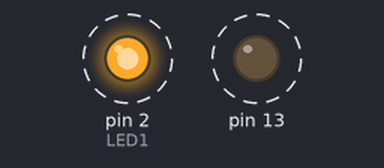
The sketch below on a simulated Arduino Uno, built with avr-gcc and run on an emulated ATmega328P. Shown: output pins drawn as LEDs (lit = HIGH). Dashed ring = blinking.

Above: at 0.5 s.
Timing chart, 0 to 4.6 s (numbered marks = the images above):
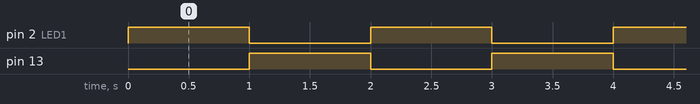

Measured:
- by itself, pin 2 (LED1), pin 13: alternates HIGH for 1.0 s and LOW for 1.0 s

The sketch:

Blink_NodeMCU.ino
```cpp
#define LED1 2

void setup() {
  pinMode(LED1, OUTPUT);
  pinMode(LED_BUILTIN, OUTPUT);     // Initialize the LED_BUILTIN pin as an output

}

// the loop function runs over and over again forever
void loop() {
  digitalWrite(LED1, HIGH);
  digitalWrite(LED_BUILTIN, LOW);
  delay(1000);
  digitalWrite(LED1, LOW);
  digitalWrite(LED_BUILTIN, HIGH);
  delay(1000);
}
```
